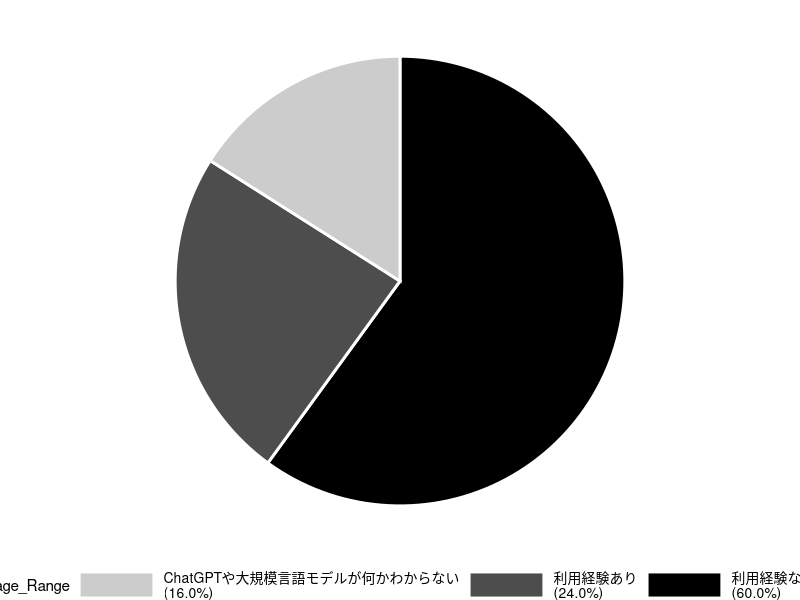

Write R code to recreate this figure.
library(ggplot2)
library(dplyr)

# データの作成
page_count_df <- data.frame(
  Page_Range = c("利用経験なし", "利用経験あり", "ChatGPTや大規模言語モデルが何かわからない"),
  Count = c(60, 24, 16)  # 割合（%）
)

# 割合を計算して `Page_Range` に直接追記
page_count_df <- page_count_df %>%
  mutate(Page_Range = paste0(Page_Range, "\n(", sprintf("%.1f%%", Count), ")"))

# 円グラフの作成
pie_chart <- ggplot(page_count_df, aes(x = "", y = Count, fill = Page_Range)) +
  geom_bar(stat = "identity", width = 1.5, color = "white", size = 1.0) +  # 白線で区切る
  coord_polar("y", start = 0) +
  theme_void() +
  theme(
    legend.position = "bottom",                 # 凡例を下に配置
    legend.text = element_text(size = 10),      # 凡例の文字サイズ調整
    legend.key.width = unit(2, "cm"),           # 凡例の幅を調整
    plot.title = element_text(hjust = 0.5)      # タイトルを中央揃え
  ) +
  scale_fill_manual(values = c("grey80", "grey30", "black")) #+  # 手動でグレースケール指定
  #labs(title = "生成AIについての事前知識", fill = "利用状況")  # タイトルと凡例ラベル

# 表示
print(pie_chart)
